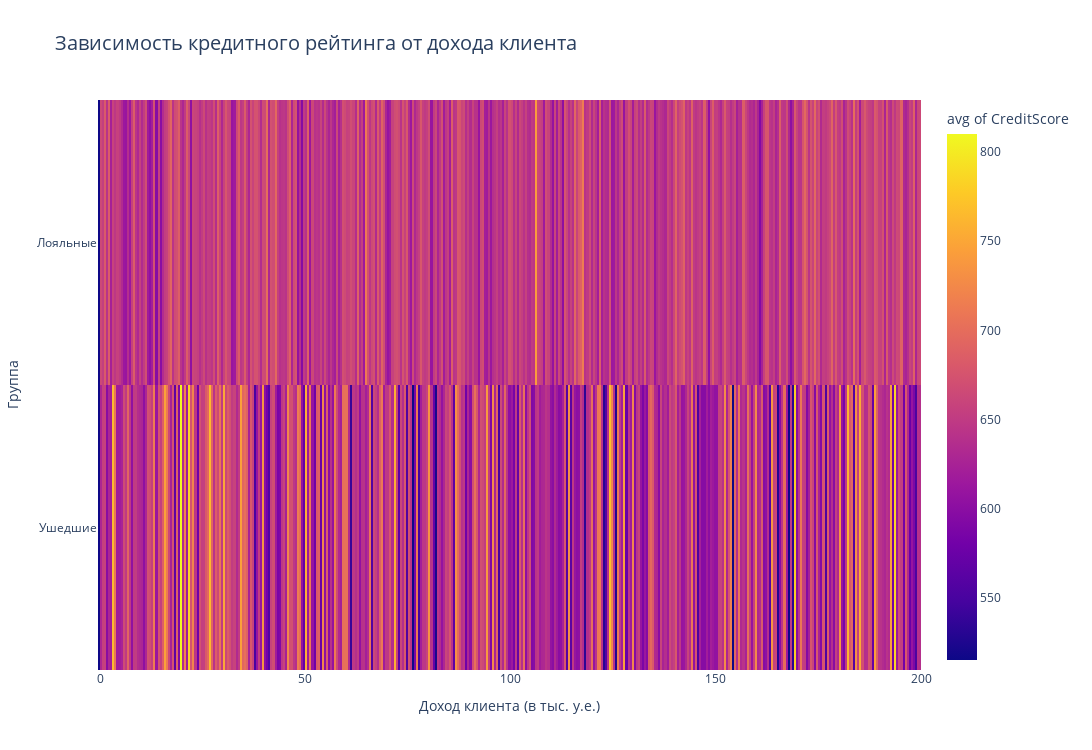

Here is the notebook cell this chart was saved with:
### Code cell
pivot = pd.pivot_table(
    data=churn_data,
    values='CreditScore',
    index=churn_data['Exited'].map({1:'Ушедшие', 0:'Лояльные'}),
    columns=churn_data['EstimatedSalary'] 
)

fig = px.density_heatmap(
    data_frame=churn_data,
    x=churn_data['EstimatedSalary'] / 1000,
    y=churn_data['Exited'].map({1:'Ушедшие', 0:'Лояльные'}),
    z='CreditScore',
    title= 'Зависимость кредитного рейтинга от дохода клиента',
    height=750,
    width=1100,
    histfunc='avg',
    
    nbinsx=500
)

fig_1 = px.imshow(pivot)

fig.update_layout(
    xaxis_title='Доход клиента (в тыс. у.е.)',
    yaxis_title='Группа',
    title_font_size=20,
    legend_font_size=14,
    legend_title='Средний кредитный рейтинг'
)

fig_2 = sns.heatmap(pivot, cmap='YlGnBu')

fig.show()

### Figure 1 — Plotly figure (JSON) as saved in the notebook; plotly's stock layout.template omitted (floating-point values rounded to 4 significant figures; data arrays with more than 128 entries replaced by an {"elided": "..."} marker saying what was removed)
{"data": [{"coloraxis": "coloraxis", "histfunc": "avg", "hovertemplate": "x=%{x}<br>y=%{y}<br>avg of CreditScore=%{z}<extra></extra>", "name": "", "nbinsx": 500, "type": "histogram2d", "x": {"elided": "10000 float values"}, "xaxis": "x", "xbingroup": "x", "y": {"elided": "10000 str values"}, "yaxis": "y", "ybingroup": "y", "z": {"elided": "10000 int values"}}], "layout": {"coloraxis": {"colorbar": {"title": {"text": "avg of CreditScore"}}, "colorscale": [[0, "#0d0887"], [0.1111, "#46039f"], [0.2222, "#7201a8"], [0.3333, "#9c179e"], [0.4444, "#bd3786"], [0.5556, "#d8576b"], [0.6667, "#ed7953"], [0.7778, "#fb9f3a"], [0.8889, "#fdca26"], [1, "#f0f921"]]}, "height": 750, "legend": {"font": {"size": 14}, "title": {"text": "Средний кредитный рейтинг"}, "tracegroupgap": 0}, "title": {"font": {"size": 20}, "text": "Зависимость кредитного рейтинга от дохода клиента"}, "width": 1100, "xaxis": {"anchor": "y", "domain": [0, 1], "title": {"text": "Доход клиента (в тыс. у.е.)"}}, "yaxis": {"anchor": "x", "domain": [0, 1], "title": {"text": "Группа"}}}}
